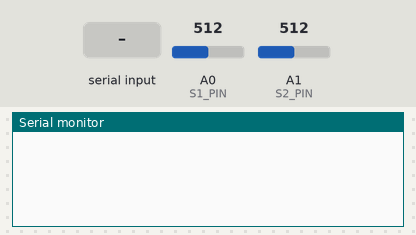
This sketch was run on a simulated Arduino Zero (SAMD21). On the bench: the last lines printed to the serial monitor. The test bench sets the inputs (shaded band); at power-on: A0 (S1_PIN) = 512, A1 (S2_PIN) = 512 (analog values on the 0–1023 scale).

Above: at 1.2 s.
1.3 s: "S" received over Serial
At 2.1 s:
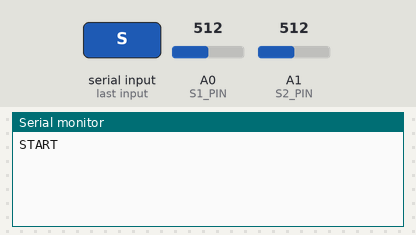
At 7.2 s:
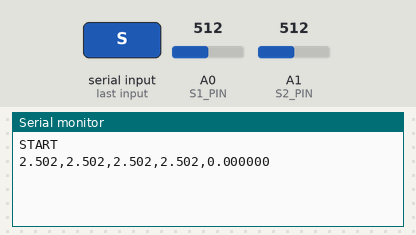

The sketch:

sketch_may23a_Test_Timepoints.ino
```cpp
//DMW - 2025/05/23
#include <Arduino.h>

/* ------------ pins & constants ---------------------------------- */
const uint8_t  S1_PIN     = A0;      // Hall sensor 1
const uint8_t  S2_PIN     = A1;      // Hall sensor 2
const uint16_t SAMPLE_US  = 200;     // 500 us -> 2 kHz (thousand samples / second)
const uint32_t WINDOW_US  = 5000000UL; // 5 s
const float    VREF       = 5.0f;    // ADC reference
const int      threshold  = 875;     // not used for stats, but keep if needed

/* ------------ 16-point moving average --------------------------- */
const uint8_t  AVG_WIN    = 16;      // power-of-two
uint16_t buf1[AVG_WIN], buf2[AVG_WIN];
uint32_t sum1 = 0, sum2 = 0;
uint8_t  idx  = 0;

/* ------------ run-time stats ------------------------------------ */
uint32_t tot1 = 0, tot2 = 0;         // sums for average
uint32_t samples = 0;

uint16_t max1 = 0, min1 = 1023, max2 = 0, min2 = 1023;
uint32_t tMax1 = 0, tMin1 = 0, tMax2 = 0, tMin2 = 0;

/* ------------ state machine ------------------------------------- */
enum State { IDLE, RUN };
State state = IDLE;
uint32_t startUs = 0;

inline float adc2V(uint16_t a) { return a * VREF / 1023.0f; }

/* ---------------------------------------------------------------- */
void setup() {
  Serial.begin(115200);
#if defined(analogReadResolution)
  analogReadResolution(10);
#endif
}

/* ---------------------------------------------------------------- */
void primeFilter() {
  uint16_t s1 = analogRead(S1_PIN);
  uint16_t s2 = analogRead(S2_PIN);
  sum1 = (uint32_t)s1 * AVG_WIN;
  sum2 = (uint32_t)s2 * AVG_WIN;
  for (uint8_t i = 0; i < AVG_WIN; ++i) { buf1[i] = s1; buf2[i] = s2; }
  idx = 0;
}

void startRun() {
  primeFilter();
  tot1 = tot2 = samples = 0;

  max1 = max2 = analogRead(S1_PIN);     // init both to current
  min1 = min2 = max1;
  tMax1 = tMin1 = tMax2 = tMin2 = micros();

  startUs = micros();
  state = RUN;
  Serial.println(F("START"));
}

void finishRun() {
  float avg1V = (float)tot1 / samples * VREF / 1023.0f;
  float avg2V = (float)tot2 / samples * VREF / 1023.0f;

  /* choose extremum farthest from average */
  float dMax1 = fabsf(adc2V(max1) - avg1V), dMin1 = fabsf(adc2V(min1) - avg1V);
  float ext1V = (dMax1 >= dMin1) ? adc2V(max1) : adc2V(min1);
  uint32_t tExt1 = (dMax1 >= dMin1) ? tMax1 : tMin1;

  float dMax2 = fabsf(adc2V(max2) - avg2V), dMin2 = fabsf(adc2V(min2) - avg2V);
  float ext2V = (dMax2 >= dMin2) ? adc2V(max2) : adc2V(min2);
  uint32_t tExt2 = (dMax2 >= dMin2) ? tMax2 : tMin2;

  int32_t  dt_us = (int32_t)tExt2 - (int32_t)tExt1;   // signed subtraction
  float    dt_s  = fabsf((float)dt_us) * 1e-3f;       // |Δt| in milliseconds


  Serial.print(avg1V, 3); Serial.print(',');
  Serial.print(ext1V, 3); Serial.print(',');
  Serial.print(avg2V, 3); Serial.print(',');
  Serial.print(ext2V, 3); Serial.print(',');
  Serial.println(dt_s, 6);

  state = IDLE;
}

/* ---------------------------------------------------------------- */
void loop() {
  /* wait for 'S' to start a run ----------------------------------- */
  if (state == IDLE && Serial.available()) {
    char c = Serial.read();
    if (c == 'S' || c == 's') startRun();
  }

  if (state != RUN) return;

  static uint32_t last = 0;
  uint32_t now = micros();
  if (now - last < SAMPLE_US) return;
  last = now;

  uint16_t r1 = analogRead(S1_PIN);
  uint16_t r2 = analogRead(S2_PIN);

  sum1 = sum1 - buf1[idx] + r1;
  sum2 = sum2 - buf2[idx] + r2;
  buf1[idx] = r1; buf2[idx] = r2;
  idx = (idx + 1) & (AVG_WIN - 1);

  uint16_t a1 = sum1 / AVG_WIN;
  uint16_t a2 = sum2 / AVG_WIN;

  tot1 += a1;  tot2 += a2;  ++samples;

  if (a1 > max1) { max1 = a1; tMax1 = now; }
  if (a1 < min1) { min1 = a1; tMin1 = now; }
  if (a2 > max2) { max2 = a2; tMax2 = now; }
  if (a2 < min2) { min2 = a2; tMin2 = now; }

  if (now - startUs >= WINDOW_US) finishRun();
}
```

Measured:
- after the input at 1.3 s, the serial monitor: prints a new line at once (image 1)
